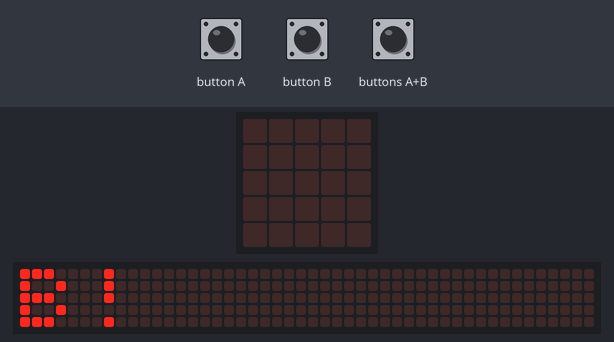
This program was run on a simulated BBC micro:bit (MakeCode). Parts: the board's 5×5 LED display, a strip that is not on the board, showing the scrolling text unrolled. Inputs (shaded band) come from the test bench. Random numbers come from a fixed seed; the 48×5 strip is a reading aid, not a part: it shows the text the display is scrolling, unrolled, one strip-width of it at a time.

Above: at 9.2 s.
11.2 s: buttons A+B pressed for 0.15 s
At 11.9 s:
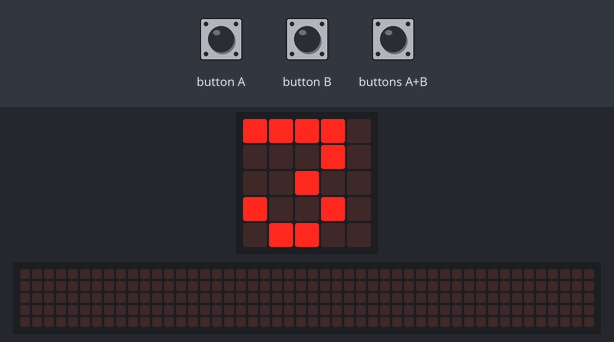
17.3 s: button B pressed for 0.15 s
At 19.0 s:
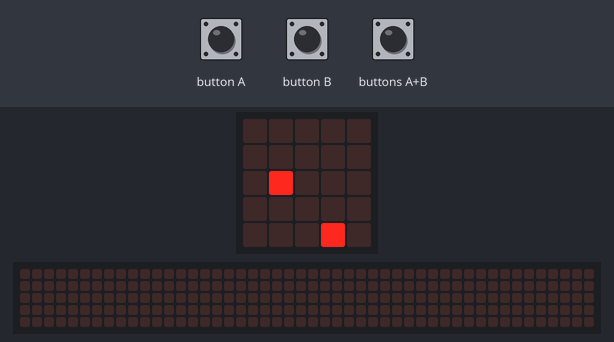
20.4 s: button A pressed for 0.15 s
At 21.6 s:
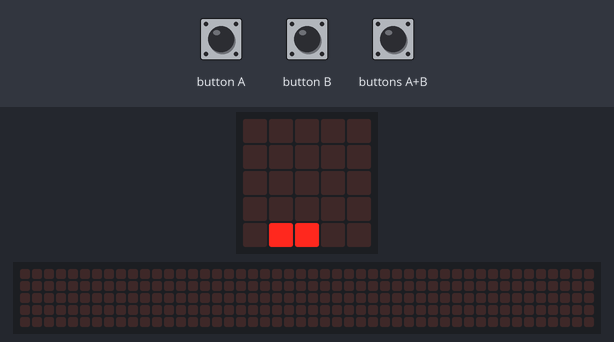
23.5 s: button A pressed for 0.15 s
At 25.9 s:
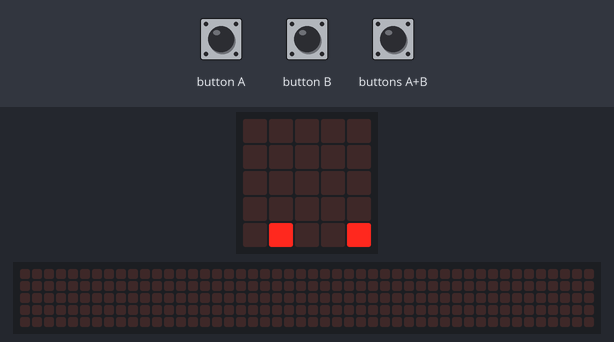
26.6 s: button B pressed for 0.15 s
At 28.0 s:
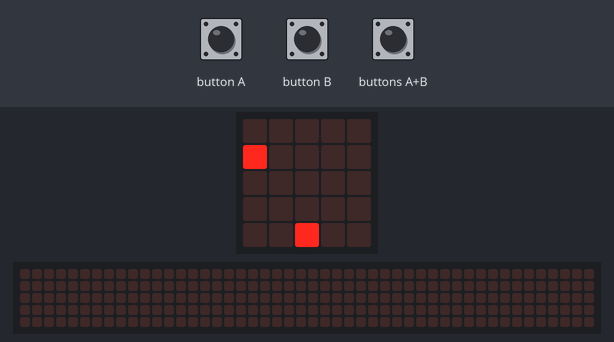
29.7 s: button B pressed for 0.15 s
At 30.9 s:
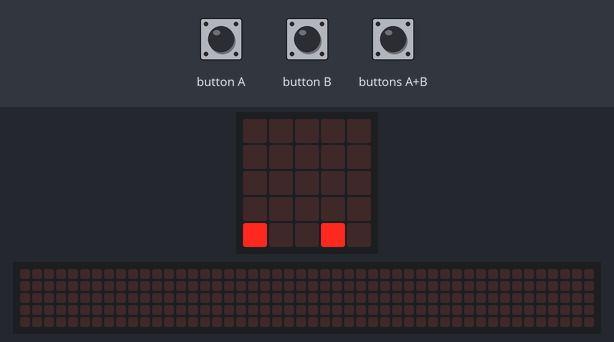

The program:

main.ts
```typescript
function Game () {
    basic.showNumber(3)
    basic.showNumber(2)
    basic.showNumber(1)
    basic.showString("Go!")
    Car = game.createSprite(2, 4)
    for (let index = 0; index < 10; index++) {
        Enemyx = randint(0, 4)
        Enemy = game.createSprite(Enemyx, 0)
        for (let index = 0; index < 5; index++) {
            Enemy.change(LedSpriteProperty.Y, 1)
            basic.pause(1000)
            if (Enemy.isTouching(Car)) {
                game.gameOver()
            }
        }
        Enemy.delete()
    }
}
input.onButtonPressed(Button.A, function () {
    Car.move(-1)
})
input.onButtonPressed(Button.AB, function () {
    Game()
})
input.onButtonPressed(Button.B, function () {
    Car.move(1)
})
let Enemy: game.LedSprite = null
let Enemyx = 0
let Car: game.LedSprite = null
basic.showString("Press A+B!")
basic.forever(function () {

})
```

test.ts
```typescript
// här hamnar tester och detta kompileras inte när det här paketet används som ett tillägg.
```

Measured:
- after the input at 11.2 s, the display: changes after 0.15 s (image 1)
- what the display in image 0 shows lasts 0.7 s, from 9.2 s to 9.9 s
- what the display in image 2 shows lasts 1.0 s, from 18.2 s to 19.2 s
- what the display in image 3 shows lasts 1.6 s, from 20.6 s to 22.2 s
